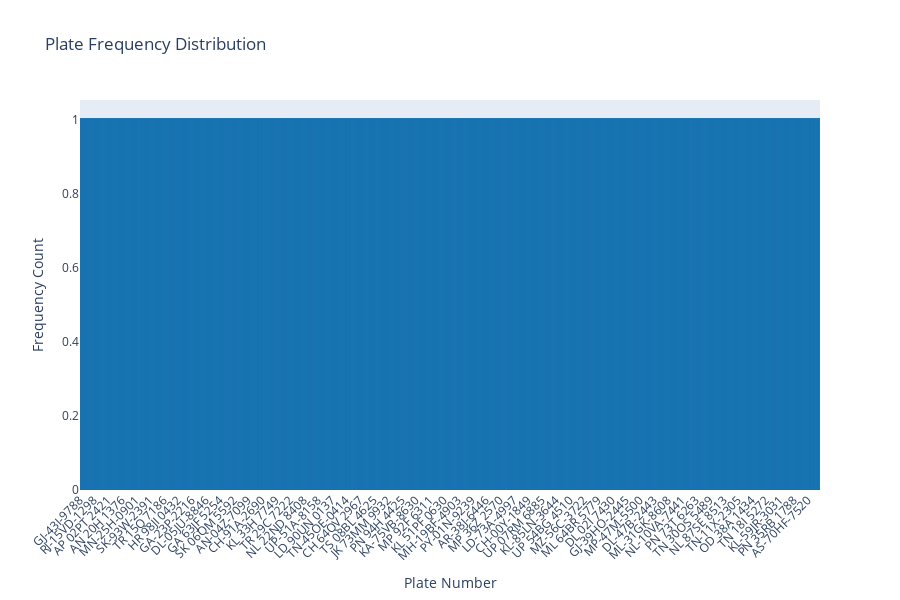

Notebook code for this chart:
### Markdown cell above
### Number plate data Plot

### Code cell
import plotly.express as px
import pandas as pd
# Reding csv
df =pd.read_csv("/home/arijit/Downloads/jsw/LPR/test/generated_plates/generated_plate.csv")

# Get value counts and reset index
value_counts_df = df['words'].value_counts().reset_index()

# Check the actual column names
print("Column names:", value_counts_df.columns.tolist())  # This will likely show ['words', 'count']

# Create interactive bar plot with correct column names
fig = px.bar(
    value_counts_df,
    x='words',          # Column with plate numbers (original values)
    y='count',          # Column with counts
    title='Plate Frequency Distribution',
    labels={
        'words': 'Plate Number',  # Rename x-axis
        'count': 'Count'          # Rename y-axis
    },
    text='count'        # Display counts on bars
)

# Improve layout
fig.update_layout(
    xaxis_tickangle=-45,
    xaxis_title='Plate Number',
    yaxis_title='Frequency Count',
    hovermode='x unified',
    height=600,
    margin=dict(b=100)  # Add bottom margin for long labels
)

# Improve bar appearance
fig.update_traces(
    marker_color='#3498db',
    marker_line_color='#1f77b4',
    marker_line_width=1.5,
    textposition='outside'
)

# Show the plot
fig.show()

### Figure 1 — Plotly figure (JSON) as saved in the notebook; plotly's stock layout.template omitted (floating-point values rounded to 4 significant figures; data arrays with more than 128 entries replaced by an {"elided": "..."} marker saying what was removed)
{"data": [{"hovertemplate": "Plate Number=%{x}<br>Count=%{text}<extra></extra>", "legendgroup": "", "marker": {"color": "#3498db", "line": {"color": "#1f77b4", "width": 1.5}, "pattern": {"shape": ""}}, "name": "", "orientation": "v", "showlegend": false, "text": {"elided": "32501 float values"}, "textposition": "outside", "type": "bar", "x": {"elided": "32501 str values"}, "xaxis": "x", "y": {"elided": "32501 int values"}, "yaxis": "y"}], "layout": {"barmode": "relative", "height": 600, "hovermode": "x unified", "legend": {"tracegroupgap": 0}, "margin": {"b": 100}, "title": {"text": "Plate Frequency Distribution"}, "xaxis": {"anchor": "y", "domain": [0, 1], "tickangle": -45, "title": {"text": "Plate Number"}}, "yaxis": {"anchor": "x", "domain": [0, 1], "title": {"text": "Frequency Count"}}}}
